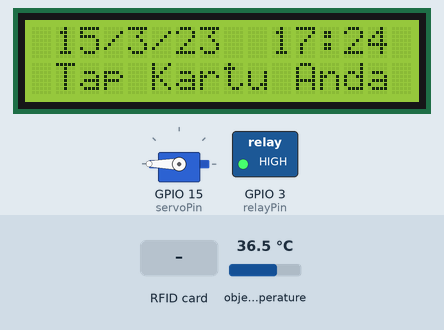
Simulated run of this sketch. Board: ESP8266 (NodeMCU). Parts: 16×2 character LCD, servo, switched loads named in the sketch (green lamp = pin HIGH). The inputs (shaded band) are chosen by the test bench; at power-on: object temperature 36.5 °C. WiFi joins after 1.5 s; servers stay silent unless stated; the local clock reads 2024-03-15 10:24:30 at power-on unless the sketch sets it; what the sketch prints to the serial monitor is not drawn.

Above: at 5.3 s.
5.4 s: RFID card E3 5E E3 11 held to the reader
At 6.1 s:
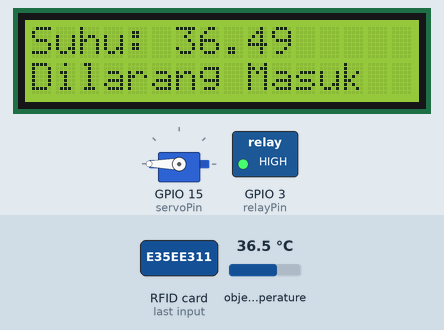
10.2 s: RFID card 5E 7A 19 C4 held to the reader
At 11.9 s:
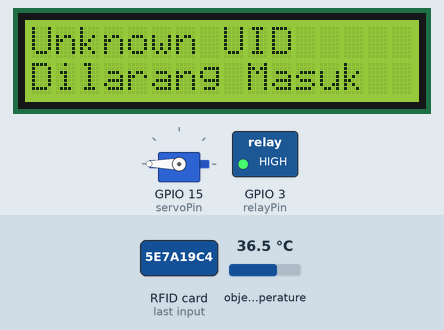
15.5 s: RFID card 42 16 A5 56 held to the reader
At 16.9 s:
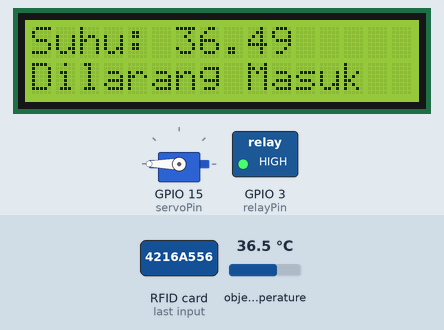
Timing chart, 0 to 18.4 s (numbered marks = the images above; inputs shaded):
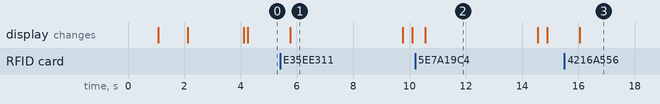

The sketch:

SmartDoorlock.ino
```cpp
/*
  KUMPULAN PIN-PIN

  PIN RFID : SDA D4(2), RST D3(0), SCK D5, MOSI D7, MISO D6
  PIN RELAY : RX (3)
  PIN SERVO : D8 (15)
*/

#ifdef ESP32
  #include <WiFi.h>
#else
  #include <ESP8266WiFi.h>
#endif
#include <WiFiClientSecure.h>
#include <UniversalTelegramBot.h>
#include <ArduinoJson.h>
#include <SPI.h>
#include <MFRC522.h>
#include <TimeLib.h>
#include <WiFiUdp.h>
#include <Wire.h>
#include <LiquidCrystal_I2C.h>
LiquidCrystal_I2C lcd(0x27, 16, 2);
#include <Servo.h>
#include <Adafruit_MLX90614.h>
Adafruit_MLX90614 mlx = Adafruit_MLX90614();

const int servoPin = 15; // 15 D8
const int sudut = 180;
Servo servo;

const int relayPin = 3; // (3) RX
bool relayState = HIGH;

#define RST_PIN 0 // D3 (0)
#define SS_PIN 2 // (2) d4
MFRC522 rfid(SS_PIN, RST_PIN);  // Initialize RFID module with proper SS and RST pins

// Network credentials
const char* ssid = "ENTER A VALUE";
const char* password = "ENTER A VALUE";

// Initialize Telegram BOT
#define BOTtoken "ENTER A VALUE"
#define CHAT_ID "ENTER A VALUE"

// NTP Servers:
static const char ntpServerName[] = "id.pool.ntp.org";
const int timeZone = 7;

WiFiUDP Udp;
unsigned int localPort = 8888;

time_t getNtpTime();
void digitalClockDisplay();
void printDigits(int digits);
void sendNTPpacket(IPAddress &address);

#ifdef ESP8266
  X509List cert(TELEGRAM_CERTIFICATE_ROOT);
#endif

WiFiClientSecure client;
UniversalTelegramBot bot(BOTtoken, client);

// Checks for new messages every 0,5 second.
int botRequestDelay = 500;
unsigned long lastTimeBotRan;


void handleNewMessages(int numNewMessages) {
  Serial.println("handleNewMessages");
  Serial.println(String(numNewMessages));

  for (int i = 0; i < numNewMessages; i++) {
    String chat_id = String(bot.messages[i].chat_id);
    if (chat_id != CHAT_ID) {
      bot.sendMessage(chat_id, "Unauthorized user", "");
      continue;
    }

    String text = bot.messages[i].text;
    Serial.println(text);

    String from_name = bot.messages[i].from_name;

    if (text == "/start") {
      String welcome = "Welcome, " + from_name + ".\n\n";
      welcome += "Sistem ini merupakan sistem monitoring pintu ";
      welcome += "otomatis dengan ESP8266 dilengkapi sensor suhu ";
      welcome += "dan RFID yang telah berhasil terintegrasi dengan ";
      welcome += "aplikasi Telegram secara real-time.";
      bot.sendMessage(chat_id, welcome, "");
    }

  }

}


void setup() {
  lcd.begin();
  //lcd.init();
  lcd.backlight();

  servo.attach(servoPin);
  servo.write(sudut);

  Serial.begin(115200);

  #ifdef ESP8266
    configTime(0, 0, "id.pool.ntp.org");      // get UTC time via NTP
    client.setTrustAnchors(&cert); // Add root certificate for api.telegram.org
  #endif

  pinMode(relayPin, OUTPUT);
  digitalWrite(relayPin, relayState);

  WiFi.mode(WIFI_STA);
  WiFi.begin(ssid, password);
  #ifdef ESP32
    client.setCACert(TELEGRAM_CERTIFICATE_ROOT); // Add root certificate for api.telegram.org
  #endif
  while (WiFi.status() != WL_CONNECTED) {
    delay(1000);
    Serial.println("Connecting to WiFi..");
    lcd.setCursor(0,0);
    lcd.print("Connecting..");
  }

  Serial.println(WiFi.localIP());
  lcd.clear();
  lcd.setCursor(0,0);
  lcd.print(WiFi.localIP());
  lcd.setCursor(0,1);
  lcd.print("ALL CLEAR");
  delay(2000);
  lcd.clear();

  SPI.begin();
  rfid.PCD_Init();

  mlx.begin();

  Udp.begin(localPort);
  setSyncProvider(getNtpTime);
  setSyncInterval(300);

}

time_t prevDisplay = 0;

void displayLCD() {
  if (timeStatus() != timeNotSet) {
    if (now() != prevDisplay) { //update the display only if time has changed
      prevDisplay = now();
      digitalClockDisplay();
    }
  }
  lcd.setCursor(1,1);
  lcd.print("Tap Kartu Anda");
}

void digitalClockDisplay() {
  lcd.setCursor(1,0);
  lcd.print(String(day()) + "/" + String(month()) + "/" + "23" + "  " + String(hour()) + ":" + String(minute()) );
}

void printDigits(int digits) {
  // utility for digital clock display: prints preceding colon and leading 0
  Serial.print(":");
  if (digits < 10)
    Serial.print('0');
  Serial.print(digits);
}

/*-------- NTP code ----------*/

const int NTP_PACKET_SIZE = 48; // NTP time is in the first 48 bytes of message
byte packetBuffer[NTP_PACKET_SIZE]; //buffer to hold incoming & outgoing packets

time_t getNtpTime() {
  IPAddress ntpServerIP; // NTP server's ip address

  while (Udp.parsePacket() > 0) ; // discard any previously received packets
  Serial.println("Transmit NTP Request");
  // get a random server from the pool
  WiFi.hostByName(ntpServerName, ntpServerIP);
  Serial.print(ntpServerName);
  Serial.print(": ");
  Serial.println(ntpServerIP);
  sendNTPpacket(ntpServerIP);
  uint32_t beginWait = millis();
  while (millis() - beginWait < 1500) {
    int size = Udp.parsePacket();
    if (size >= NTP_PACKET_SIZE) {
      Serial.println("Receive NTP Response");
      Udp.read(packetBuffer, NTP_PACKET_SIZE);  // read packet into the buffer
      unsigned long secsSince1900;
      // convert four bytes starting at location 40 to a long integer
      secsSince1900 =  (unsigned long)packetBuffer[40] << 24;
      secsSince1900 |= (unsigned long)packetBuffer[41] << 16;
      secsSince1900 |= (unsigned long)packetBuffer[42] << 8;
      secsSince1900 |= (unsigned long)packetBuffer[43];
      return secsSince1900 - 2208988800UL + timeZone * SECS_PER_HOUR;
    }
  }
  Serial.println("No NTP Response :-(");
  return 0; // return 0 if unable to get the time
}

// send an NTP request to the time server at the given address
void sendNTPpacket(IPAddress &address) {
  // set all bytes in the buffer to 0
  memset(packetBuffer, 0, NTP_PACKET_SIZE);
  // Initialize values needed to form NTP request
  // (see URL above for details on the packets)
  packetBuffer[0] = 0b11100011;   // LI, Version, Mode
  packetBuffer[1] = 0;     // Stratum, or type of clock
  packetBuffer[2] = 6;     // Polling Interval
  packetBuffer[3] = 0xEC;  // Peer Clock Precision
  // 8 bytes of zero for Root Delay & Root Dispersion
  packetBuffer[12] = 49;
  packetBuffer[13] = 0x4E;
  packetBuffer[14] = 49;
  packetBuffer[15] = 52;
  // all NTP fields have been given values, now
  // you can send a packet requesting a timestamp:
  Udp.beginPacket(address, 123); //NTP requests are to port 123
  Udp.write(packetBuffer, NTP_PACKET_SIZE);
  Udp.endPacket();
}

void RFIDuid() {
  if (rfid.PICC_IsNewCardPresent() && rfid.PICC_ReadCardSerial()) {
    String uid = "";
    for (byte i = 0; i < rfid.uid.size; i++) {
      uid += String(rfid.uid.uidByte[i] < 0x10 ? "0" : "");
      uid += String(rfid.uid.uidByte[i], HEX);
    }
    rfid.PICC_HaltA();
    rfid.PCD_StopCrypto1();


    if (uid == "e35ee311") {
      float temperature = mlx.readObjectTempC();
      Serial.print("SUHU ANDA: ");
      Serial.println(temperature);
      Serial.println(mlx.readObjectTempC());
      if (temperature >= 25.00 && temperature <= 35.00) {
        String message = "LAPORAN AKSES MASUK RUANGAN\n\n";
        message += "RFID UID                  : " + uid + "\n";
        message += "Status                      : UID terdaftar \n";
        message += "Tanggal dan waktu : " + String(day()) + "/" + String(month()) + "/" + String(year()) + " " + String(hour()) + ":" + String(minute()) + ":" + String(second()) + "\n";
        message += "Suhu                         : " + String(temperature) + "°C \n";
        message += "Keterangan              : Silakan Masuk.";
        Serial.print("RFID UID: ");
        Serial.println(uid);
        Serial.println("STATUS: UID terdaftar");
        bot.sendMessage(CHAT_ID, message, "");

        lcd.clear();
        lcd.setCursor(0, 0);
        lcd.print("Suhu: " + String(temperature));
        lcd.setCursor(0, 1);
        lcd.print("Silakan Masuk");

        relayState = LOW;
        digitalWrite(relayPin, relayState);

        // servo
        servo.write(sudut);
        delay(1000);
        servo.write(0);
        delay(5000);
        servo.write(sudut);
        delay(1000);
        relayState = HIGH;
        digitalWrite(relayPin, relayState);
        lcd.clear();

      } else {

        String message = "LAPORAN AKSES MASUK RUANGAN\n\n";
        message += "RFID UID                  : " + uid + "\n";
        message += "Status                      : UID terdaftar \n";
        message += "Tanggal dan waktu : " + String(day()) + "/" + String(month()) + "/" + String(year()) + " " + String(hour()) + ":" + String(minute()) + ":" + String(second()) + "\n";
        message += "Suhu                         : " + String(temperature) + "°C \n";
        message += "Keterangan              : Dilarang masuk karena suhu anda terlalu tinggi.";
        Serial.print("RFID UID: ");
        Serial.println(uid);
        Serial.println("STATUS: UID terdaftar");
        bot.sendMessage(CHAT_ID, message, "");

        lcd.clear();
        lcd.setCursor(0, 0);
        lcd.print("Suhu: " + String(temperature));
        lcd.setCursor(0, 1);
        lcd.print("Dilarang Masuk");
        delay(4000);
        lcd.clear();
      }

    } else if (uid == "4216a556") {
      float temperature = mlx.readObjectTempC();
      Serial.print("SUHU ANDA: ");
      Serial.println(temperature);
      Serial.println(mlx.readObjectTempC());
      if (temperature >= 25.00 && temperature <= 35.00) {
        String message = "LAPORAN AKSES MASUK RUANGAN\n\n";
        message += "RFID UID                  : " + uid + "\n";
        message += "Status                      : UID terdaftar \n";
        message += "Tanggal dan waktu : " + String(day()) + "/" + String(month()) + "/" + String(year()) + " " + String(hour()) + ":" + String(minute()) + ":" + String(second()) + "\n";
        message += "Suhu                         : " + String(temperature) + "°C \n";
        message += "Keterangan              : Silakan Masuk.";
        Serial.print("RFID UID: ");
        Serial.println(uid);
        Serial.println("STATUS: UID terdaftar");
        bot.sendMessage(CHAT_ID, message, "");

        lcd.clear();
        lcd.setCursor(0, 0);
        lcd.print("Suhu: " + String(temperature));
        lcd.setCursor(0, 1);
        lcd.print("Silakan Masuk");

        relayState = LOW;
        digitalWrite(relayPin, relayState);

        // servo
        servo.write(sudut);
        delay(1000);
        servo.write(0);
        delay(5000);
        servo.write(sudut);
        delay(1000);
        relayState = HIGH;
        digitalWrite(relayPin, relayState);
        lcd.clear();

      } else {

        String message = "LAPORAN AKSES MASUK RUANGAN\n\n";
        message += "RFID UID                  : " + uid + "\n";
        message += "Status                      : UID terdaftar \n";
        message += "Tanggal dan waktu : " + String(day()) + "/" + String(month()) + "/" + String(year()) + " " + String(hour()) + ":" + String(minute()) + ":" + String(second()) + "\n";
        message += "Suhu                         : " + String(temperature) + "°C \n";
        message += "Keterangan              : Dilarang masuk karena suhu anda terlalu tinggi.";
        Serial.print("RFID UID: ");
        Serial.println(uid);
        Serial.println("STATUS: UID terdaftar");
        bot.sendMessage(CHAT_ID, message, "");

        lcd.clear();
        lcd.setCursor(0, 0);
        lcd.print("Suhu: " + String(temperature));
        lcd.setCursor(0, 1);
        lcd.print("Dilarang Masuk");
        delay(4000);
        lcd.clear();
      }

    } else {

      String message = "LAPORAN AKSES MASUK RUANGAN\n\n";
      message += "RFID UID                  : " + uid + "\n";
      message += "Status                      : UID tidak terdaftar \n";
      message += "Tanggal dan waktu : " + String(day()) + "/" + String(month()) + "/" + String(year()) + " " + String(hour()) + ":" + String(minute()) + ":" + String(second()) + "\n";
      message += "Keterangan              : Dilarang masuk karena UID tidak terdaftar.";
      Serial.print("RFID UID: ");
      Serial.println(uid);
      Serial.println("STATUS: UID tidak terdaftar");
      bot.sendMessage(CHAT_ID, message, "");

      lcd.clear();
      lcd.setCursor(0, 0);
      lcd.print("Unknown UID");
      lcd.setCursor(0, 1);
      lcd.print("Dilarang Masuk");
      delay(4000);
      lcd.clear();
    }

  }

}

void loop() {
  Serial.println(mlx.readObjectTempC());
  displayLCD();
  RFIDuid();

  if (millis() > lastTimeBotRan + botRequestDelay) {
    int numNewMessages = bot.getUpdates(bot.last_message_received + 1);

    while (numNewMessages) {
      Serial.println("got response");
      handleNewMessages(numNewMessages);
      numNewMessages = bot.getUpdates(bot.last_message_received + 1);
    }
    lastTimeBotRan = millis();
  }

}
```

Measured:
- after the input at 5.4 s, the display: changes after 0.36 s (image 1)
- after the input at 10.2 s, the display: changes after 0.36 s (image 2)
- after the input at 15.5 s, the display: changes after 0.54 s (image 3)
- what the display in image 1 shows lasts 4.0 s, from 5.8 s to 9.8 s
